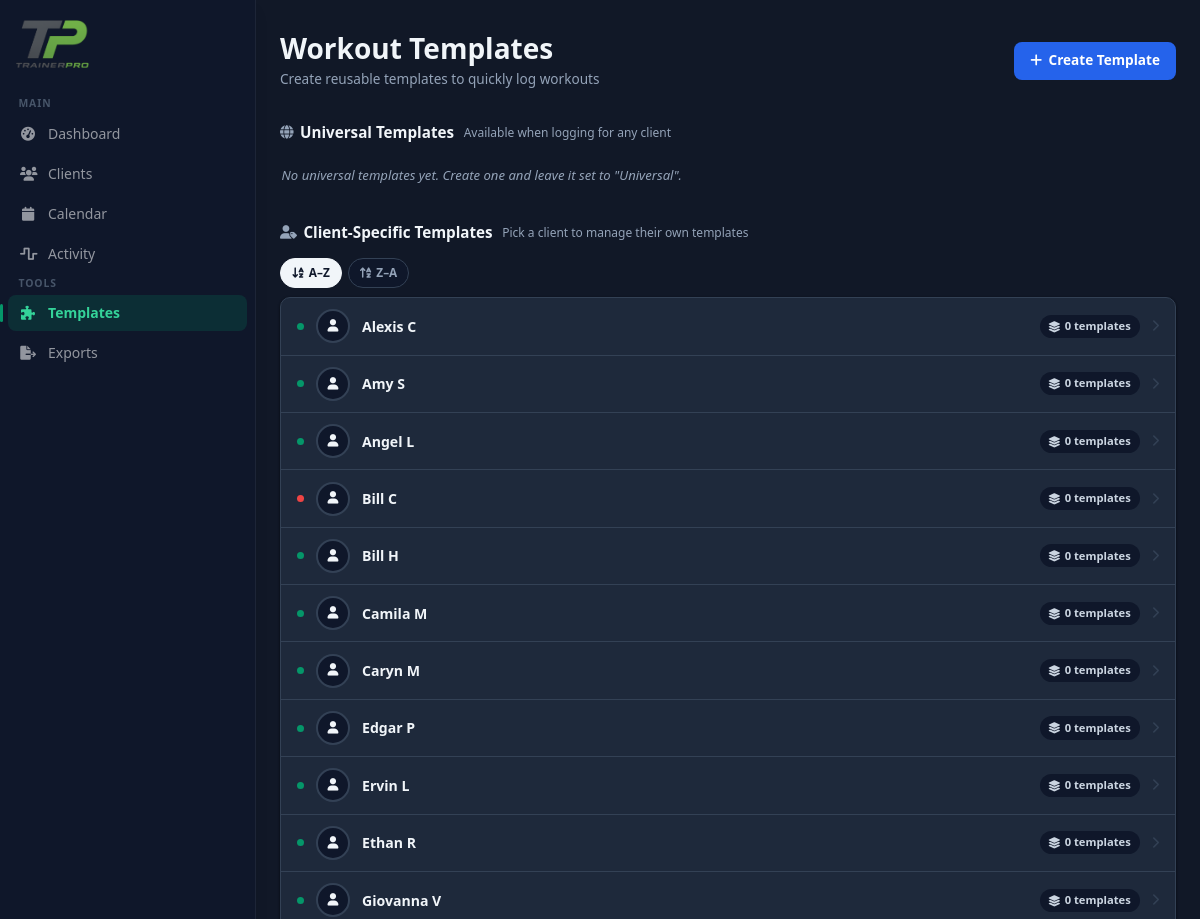
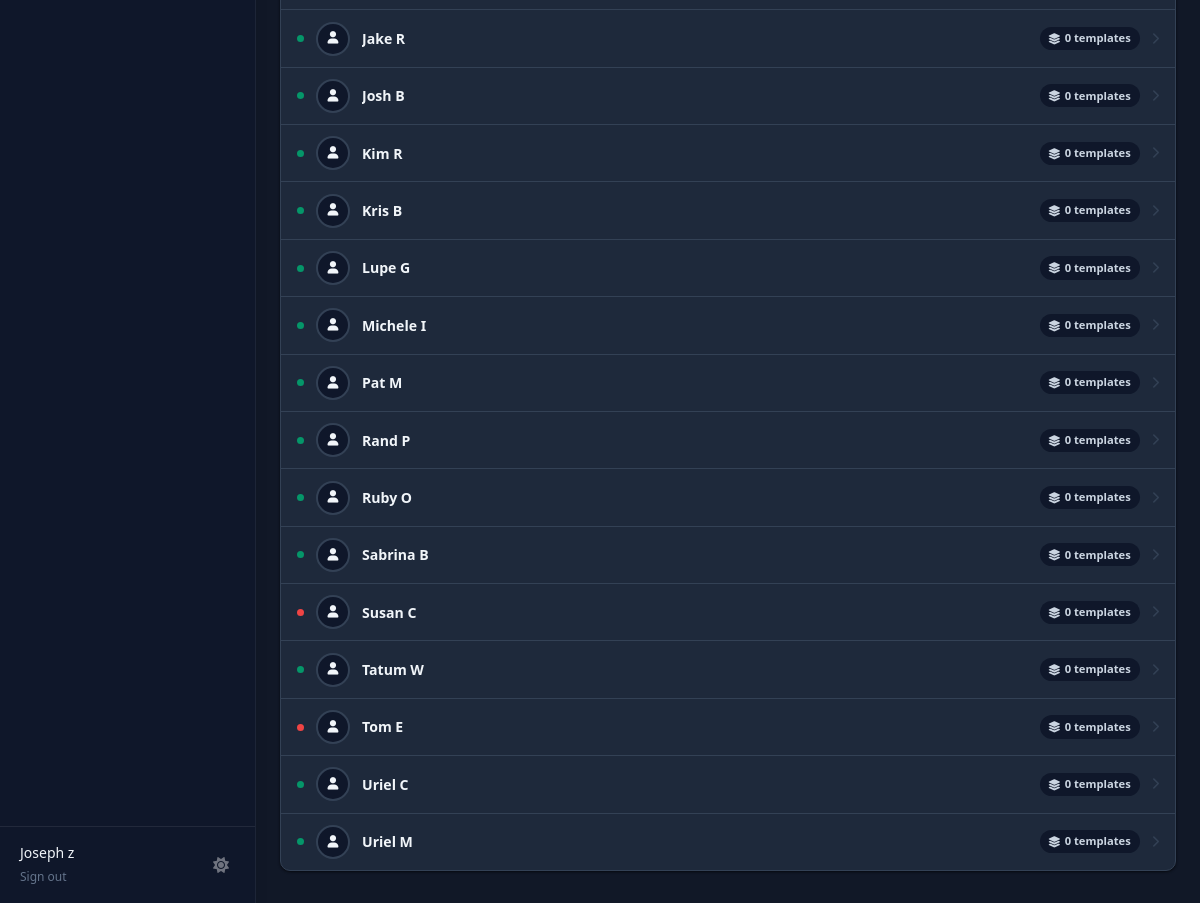
The page /templates (signed in) on the database its author committed (2 pictures, top to bottom).
### tables this page shows
CREATE TABLE clients (
            id TEXT PRIMARY KEY,
            trainer_id TEXT NOT NULL,
            name TEXT NOT NULL,
            email TEXT,
            phone TEXT,
            age INTEGER,
            gender TEXT,
            weight REAL,
            height REAL,
            status TEXT DEFAULT 'active',
            notes TEXT,
            photo_url TEXT,
            created_at TIMESTAMP DEFAULT CURRENT_TIMESTAMP,
            FOREIGN KEY (trainer_id) REFERENCES users (id)
        );

### app.py (the view)
@app.route('/templates')
@login_required
def workout_templates():
    conn = get_db()
    universal_templates = conn.execute('''
        SELECT id, name, created_at, workout_type,
               (SELECT COUNT(*) FROM template_exercises WHERE template_id = workout_templates.id) as exercise_count
        FROM workout_templates
        WHERE trainer_id = ? AND client_id IS NULL
        ORDER BY created_at DESC
    ''', (session['user_id'],)).fetchall()
    clients = conn.execute('''
        SELECT c.id, c.name, c.status, c.photo_url,
               (SELECT COUNT(*) FROM workout_templates wt
                WHERE wt.client_id = c.id AND wt.trainer_id = ?) as template_count
        FROM clients c
        WHERE c.trainer_id = ?
        ORDER BY c.name COLLATE NOCASE
    ''', (session['user_id'], session['user_id'])).fetchall()
    conn.close()
    return render_template('dashboard/workout_templates.html',
                           universal_templates=universal_templates,
                           clients=clients)

### auth_utils.py (called while the page is built)
def login_required(f):
    @wraps(f)
    def decorated_function(*args, **kwargs):
        if 'user_id' not in session:
            return redirect(url_for('login'))
        return f(*args, **kwargs)
    return decorated_function

### db.py (called while the page is built)
def get_db():
    conn = sqlite3.connect(DB_PATH)
    conn.row_factory = sqlite3.Row
    return conn

### templates/dashboard/workout_templates.html (shortened to what this page needs)
{% extends "base.html" %}
{% block content %}
<div class="page-wrap">
  <div class="page-header">
    <div>
      <div class="page-title">Workout Templates</div>
      <div class="page-subtitle">Create reusable templates to quickly log workouts</div>
    </div>
    <button onclick="openCreateTemplateModal()" class="btn btn-primary">
      <i class="fas fa-plus"></i> Create Template
    </button>
  </div>
  <div class="section-heading">
    <span class="section-heading-title"><i class="fas fa-globe"></i> Universal Templates</span>
    <span class="section-heading-sub">Available when logging for any client</span>
  </div>
  {% if universal_templates %}
  <div class="templates-grid">
    {% for template in universal_templates %}
    <div class="template-card">
      <div class="template-accent {{ 'cardio' if template.workout_type == 'cardio' else '' }}"></div>
      <div class="template-body">
        <div class="template-card-header">
          <div class="template-name">
            {{ template.name }}
            {% if template.workout_type == 'cardio' %}<span class="template-type-badge cardio">Cardio</span>{% endif %}
          </div>
          <div class="template-action-btns">
            <button class="tmpl-icon-btn edit" onclick="editTemplate('{{ template.id }}')" title="Edit">
              <i class="fas fa-pen"></i>
            </button>
            <button class="tmpl-icon-btn delete" onclick="deleteTemplate('{{ template.id }}')" title="Delete">
              <i class="fas fa-trash"></i>
            </button>
          </div>
        </div>
        <div class="template-meta">{{ template.exercise_count }} exercise{{ 's' if template.exercise_count != 1 else '' }}</div>
        <button onclick="viewTemplate('{{ template.id }}')" class="view-btn">
          <i class="fas fa-eye"></i> View Details
        </button>
      </div>
    </div>
    {% endfor %}
  </div>
  {% else %}
  <div class="section-empty">No universal templates yet. Create one and leave it set to "Universal".</div>
  {% endif %}
  <div class="section-heading" style="margin-top:2rem;">
    <span class="section-heading-title"><i class="fas fa-user-tag"></i> Client-Specific Templates</span>
    <span class="section-heading-sub">Pick a client to manage their own templates</span>
  </div>
  {% if clients %}
  <div class="client-list-header">
    <div class="sort-toggle" id="clientSortToggle">
      <button type="button" class="sort-toggle-btn active" data-sort="az" onclick="setClientSort('az')">
        <i class="fas fa-sort-alpha-down"></i> A–Z
      </button>
      <button type="button" class="sort-toggle-btn" data-sort="za" onclick="setClientSort('za')">
        <i class="fas fa-sort-alpha-up"></i> Z–A
      </button>
    </div>
  </div>
  <div class="client-list" id="clientList">
    {% for client in clients %}
    <div class="client-row" data-name="{{ client.name|lower }}"
         onclick="window.location.href='{{ url_for('specific_workout_templates', client_id=client.id) }}'">
      <span class="row-status-dot
        {% if client.status == 'active' %}accent-active
        {% elif client.status == 'potential' %}accent-potential
        {% else %}accent-cancelled{% endif %}"></span>
      {% if client.photo_url %}
        <img src="{{ url_for('static', filename=client.photo_url) }}" alt="{{ client.name }}" class="client-avatar">
      {% else %}
        <div class="client-avatar-ph"><i class="fas fa-user"></i></div>
      {% endif %}
      <span class="row-name">{{ client.name }}</span>
      <span class="tmpl-count-badge">
        <i class="fas fa-layer-group"></i>
        {{ client.template_count }} template{{ 's' if client.template_count != 1 else '' }}
      </span>
      <i class="fas fa-chevron-right row-chevron"></i>
    </div>
    {% endfor %}
  </div>
  {% else %}
  <div class="section-empty">No clients yet. Add a client to create templates just for them.</div>
  {% endif %}
</div>
{% endblock %}

### templates/base.html (style rules this page uses)
html.dark { --navy: #F1F5F9; --slate-600: #CBD5E1; --slate-400: #94A3B8; --slate-300: #64748B; --slate-200: #334155; --slate-100: #1E293B; --slate-50: #0F172A; --emerald-light: #064E3B; --emerald-text: #6EE7B7; --blue-light: #1E3A5F; --blue-mid: #1D4ED8; --red-light: #4C1D24; --red-mid: #7F1D1D; --red-text: #FCA5A5; --amber-light: #422E0B; --amber-text: #FCD34D; --green-light: #064E3B; --green-mid: #065F46; --green-text: #6EE7B7; --shadow-sm: 0 1px 3px rgba(0,0,0,0.4), 0 1px 2px rgba(0,0,0,0.3); color-scheme: dark; }
html.dark body { background: var(--slate-50); }
html.dark .card, html.dark .modal-box, html.dark .filter-card, html.dark .client-card, html.dark .workout-card, html.dark .template-card, html.dark .view-exercise-card, html.dark .session-card, html.dark .entry-card, html.dark .cal-card, html.dark .week-nav, html.dark .back-btn, html.dark .back-link, html.dark .btn-ghost, html.dark .filter-pill, html.dark .tag-toggle-btn, html.dark .toggle-btn, html.dark .option-item, html.dark .search-input, html.dark .form-input, html.dark .form-select, html.dark .form-textarea, html.dark .set-input, html.dark .filter-input, html.dark .filter-select, html.dark .exercise-row, html.dark .prompt-block, html.dark .copy-prompt-btn, html.dark .exercise-suggestions, html.dark .client-avatar-ph { background: #1E293B; color: var(--navy); border-color: var(--slate-200); }

### rows shown on the page
clients: name "Alexis C", template_count "0", template_count "s"
clients: name "Amy S", template_count "0", template_count "s"
clients: name "Angel L", template_count "0", template_count "s"
clients: name "Bill C", template_count "0", template_count "s"
clients: name "Bill H", template_count "0", template_count "s"
clients: name "Camila M", template_count "0", template_count "s"
clients: name "Caryn M", template_count "0", template_count "s"
clients: name "Edgar P", template_count "0", template_count "s"
clients: name "Ervin L", template_count "0", template_count "s"
clients: name "Ethan R", template_count "0", template_count "s"
clients: name "Giovanna V", template_count "0", template_count "s"
clients: name "Jake R", template_count "0", template_count "s"
clients: name "Josh B", template_count "0", template_count "s"
clients: name "Kim R", template_count "0", template_count "s"
clients: name "Kris B", template_count "0", template_count "s"
clients: name "Lupe G", template_count "0", template_count "s"
clients: name "Michele I", template_count "0", template_count "s"
clients: name "Pat M", template_count "0", template_count "s"
clients: name "Rand P", template_count "0", template_count "s"
clients: name "Ruby O", template_count "0", template_count "s"
clients: name "Sabrina B", template_count "0", template_count "s"
clients: name "Susan C", template_count "0", template_count "s"
clients: name "Tatum W", template_count "0", template_count "s"
clients: name "Tom E", template_count "0", template_count "s"
clients: name "Uriel C", template_count "0", template_count "s"
clients: name "Uriel M", template_count "0", template_count "s"

### other values the page prints
{{ session.user_name }} "Joseph z"
